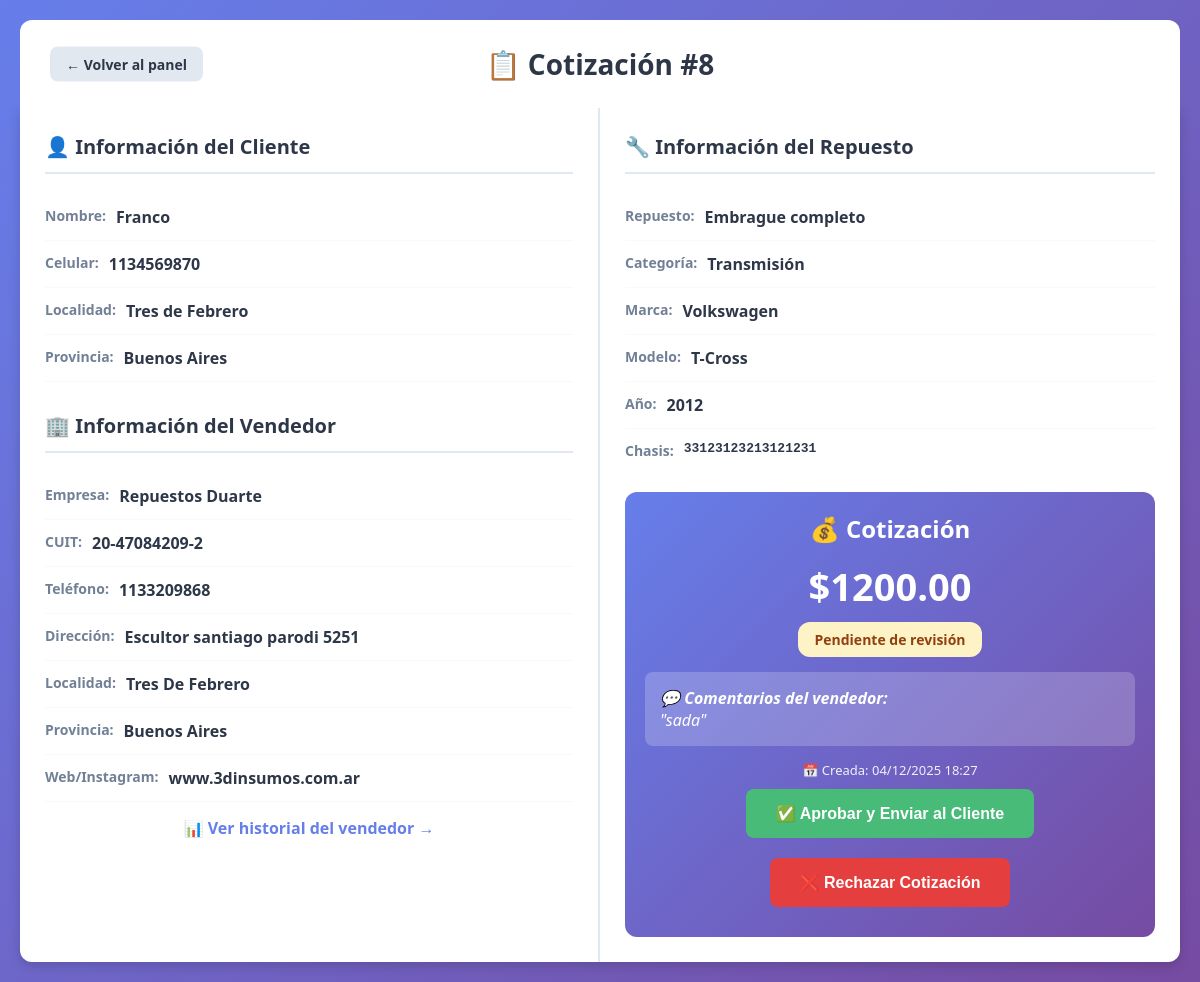
Page /vender/admin/cotizacion/8/ (signed in) on the committed database.
### core/models.py (models this page shows, shortened)
class Cotizacion(models.Model):
    ESTADOS = [
        ("pendiente", "Pendiente de revisión"),
        ("enviada", "Enviada al cliente"),
        ("rechazada", "Rechazada"),
        ("cliente_interesado", "Cliente interesado"),
    ]
    solicitud = models.ForeignKey(
        SolicitudCompra,
        on_delete=models.CASCADE,
        related_name="cotizaciones"
    )
    vendedor = models.ForeignKey(
        VendedorEmpresa,
        on_delete=models.CASCADE,
        related_name="cotizaciones"
    )
    precio = models.DecimalField(max_digits=12, decimal_places=2, verbose_name="Precio")
    comentarios = models.TextField(blank=True, verbose_name="Comentarios")
    estado = models.CharField(
        max_length=20,
        choices=ESTADOS,
        default="pendiente",
        verbose_name="Estado"
    )
    fecha_creacion = models.DateTimeField(auto_now_add=True)
    fecha_envio = models.DateTimeField(null=True, blank=True)
    class Meta:
        verbose_name = "Cotización"
        verbose_name_plural = "Cotizaciones"
        unique_together = ['solicitud', 'vendedor']
        ordering = ['-fecha_creacion']

class SolicitudCompra(models.Model):
    URGENCIA_CHOICES = [
        ('baja', 'Baja - Puedo esperar'),
        ('media', 'Media - Lo necesito pronto'),
        ('alta', 'Alta - Urgente'),
        ('super_alta', 'Super Alta - Muy Urgente (en hora)'),
    ]
    CATEGORIA_CHOICES = [
        ('motor', 'Motor'),
        ('transmision', 'Transmisión'),
        ('suspension', 'Suspensión'),
        ('frenos', 'Frenos'),
        ('electrico', 'Sistema Eléctrico'),
        ('carroceria', 'Carrocería'),
        ('interior', 'Interior'),
        ('otros', 'Otros'),
    ]
    marca_auto = models.CharField(max_length=100, verbose_name="Marca del Auto")
    modelo_auto = models.CharField(max_length=100, verbose_name="Modelo del Auto", blank=True)
    año_auto = models.IntegerField(verbose_name="Año del Auto", null=True, blank=True)
    nro_chasis = models.CharField(max_length=100, verbose_name="VIN/Número de Chasis", blank=True, default='')
    categoria_repuesto = models.CharField(max_length=50, choices=CATEGORIA_CHOICES, verbose_name="Categoría del Repuesto")
    repuesto_especifico = models.CharField(max_length=200, verbose_name="Repuesto Específico")
    descripcion_adicional = models.TextField(verbose_name="Descripción Adicional", blank=True)
    urgencia = models.CharField(max_length=20, choices=URGENCIA_CHOICES, verbose_name="Nivel de Urgencia")
    nombre = models.CharField(max_length=200, verbose_name="Nombre")
    celular = models.CharField(max_length=20, verbose_name="Celular", default='')
    localidad = models.CharField(max_length=200, verbose_name="Localidad", blank=True, default='')
    zona = models.CharField(max_length=200, verbose_name="Zona/Provincia", blank=True, default='')
    fecha_solicitud = models.DateTimeField(auto_now_add=True)
    activa = models.BooleanField(default=True)
    class Meta:
        verbose_name = "Solicitud de Compra"
        verbose_name_plural = "Solicitudes de Compra"
        ordering = ['-fecha_solicitud']

class VendedorEmpresa(models.Model):
    user = models.OneToOneField(User, on_delete=models.CASCADE, related_name='vendedor_empresa')
    nombre_empresa = models.CharField(max_length=200, verbose_name="Nombre de la Empresa")
    cuit = models.CharField(max_length=13, verbose_name="CUIT", unique=True)
    telefono = models.CharField(max_length=20, verbose_name="Teléfono")
    direccion = models.CharField(max_length=300, verbose_name="Dirección")
    localidad = models.CharField(max_length=200, verbose_name="Localidad")
    provincia = models.CharField(max_length=200, verbose_name="Provincia")
    web_ig = models.CharField(max_length=200, verbose_name="Web/Instagram", blank=True)
    latitud = models.DecimalField(max_digits=10, decimal_places=7, verbose_name="Latitud", null=True, blank=True)
    longitud = models.DecimalField(max_digits=10, decimal_places=7, verbose_name="Longitud", null=True, blank=True)
    fecha_registro = models.DateTimeField(auto_now_add=True)
    activo = models.BooleanField(default=True)
    class Meta:
        verbose_name = "Vendedor Empresa"
        verbose_name_plural = "Vendedores Empresas"

### quiero_vender/views.py (the view, shortened to what this page needs)
# urls.py: path('admin/cotizacion/<int:cotizacion_id>/', views.detalle_cotizacion, name='detalle_cotizacion'),
@staff_member_required
def detalle_cotizacion(request, cotizacion_id):
    cotizacion = get_object_or_404(
        Cotizacion.objects.select_related('solicitud', 'vendedor', 'vendedor__user'),
        id=cotizacion_id
    )
    context = {
        'cotizacion': cotizacion,
        'solicitud': cotizacion.solicitud,
        'vendedor': cotizacion.vendedor,
    }
    return render(request, 'detalle_cotizacion.html', context)

### quiero_vender/templates/detalle_cotizacion.html (shortened to what this page needs)
{% load static %}
<!DOCTYPE html>
<html lang="es">
<head>
</head>
<body>
    <div class="container">
        <div class="header">
            <a href="{% url 'admin_cotizaciones' %}" class="btn-back">← Volver al panel</a>
            <h1>📋 Cotización #{{ cotizacion.id }}</h1>
        </div>
        <div class="main-content">
            <div class="details-grid">
                <div class="column-left">
                    <div class="info-card-client">
                        <h2>👤 Información del Cliente</h2>
                        <div class="info-row">
                            <span class="info-label">Nombre:</span>
                            <span class="info-value">{{ solicitud.nombre }}</span>
                        </div>
                        <div class="info-row">
                            <span class="info-label">Celular:</span>
                            <span class="info-value">{{ solicitud.celular }}</span>
                        </div>
                        <div class="info-row">
                            <span class="info-label">Localidad:</span>
                            <span class="info-value">{{ solicitud.localidad }}</span>
                        </div>
                        <div class="info-row">
                            <span class="info-label">Provincia:</span>
                            <span class="info-value">{{ solicitud.zona }}</span>
                        </div>
                        <h2 style="margin-top: 30px;">🏢 Información del Vendedor</h2>
                        <div class="info-row">
                            <span class="info-label">Empresa:</span>
                            <span class="info-value">{{ vendedor.nombre_empresa }}</span>
                        </div>
                        <div class="info-row">
                            <span class="info-label">CUIT:</span>
                            <span class="info-value">{{ vendedor.cuit }}</span>
                        </div>
                        <div class="info-row">
                            <span class="info-label">Teléfono:</span>
                            <span class="info-value">{{ vendedor.telefono }}</span>
                        </div>
                        <div class="info-row">
                            <span class="info-label">Dirección:</span>
                            <span class="info-value">{{ vendedor.direccion }}</span>
                        </div>
                        <div class="info-row">
                            <span class="info-label">Localidad:</span>
                            <span class="info-value">{{ vendedor.localidad }}</span>
                        </div>
                        <div class="info-row">
                            <span class="info-label">Provincia:</span>
                            <span class="info-value">{{ vendedor.provincia }}</span>
                        </div>
                        {% if vendedor.web_ig %}
                        <div class="info-row">
                            <span class="info-label">Web/Instagram:</span>
                            <span class="info-value">{{ vendedor.web_ig }}</span>
                        </div>
                        {% endif %}
                        <div style="margin-top: 15px; text-align: center;">
                            <a href="{% url 'perfil_vendedor_admin' vendedor.id %}"
                               style="color: #667eea; text-decoration: none; font-weight: 600;">
                                📊 Ver historial del vendedor →
                            </a>
                        </div>
                    </div>
                </div>
                <div class="column-right">
                    <div class="repuesto-section">
                        <h2>🔧 Información del Repuesto</h2>
                        <div class="info-row">
                            <span class="info-label">Repuesto:</span>
                            <span class="info-value">{{ solicitud.repuesto_especifico }}</span>
                        </div>
                        <div class="info-row">
                            <span class="info-label">Categoría:</span>
                            <span class="info-value">{{ solicitud.get_categoria_repuesto_display }}</span>
                        </div>
                        <div class="info-row">
                            <span class="info-label">Marca:</span>
                            <span class="info-value">{{ solicitud.marca_auto }}</span>
                        </div>
                        <div class="info-row">
                            <span class="info-label">Modelo:</span>
                            <span class="info-value">{{ solicitud.modelo_auto|default:"-" }}</span>
                        </div>
                        <div class="info-row">
                            <span class="info-label">Año:</span>
                            <span class="info-value">{{ solicitud.año_auto|default:"-" }}</span>
                        </div>
                        <div class="info-row">
                            <span class="info-label">Chasis:</span>
                            <span class="info-value" style="font-family: monospace;">{{ solicitud.nro_chasis|default:"-" }}</span>
                        </div>
                    </div>
                    <div class="cotizacion-card">
                        <h2>💰 Cotización</h2>
                        <div class="precio-grande">${{ cotizacion.precio }}</div>
                        <div style="text-align: center; margin: 10px 0;">
                            <span class="badge badge-{{ cotizacion.estado }}">
                                {{ cotizacion.get_estado_display }}
                            </span>
                        </div>
                        {% if cotizacion.comentarios %}
                        <div class="comentarios-box">
                            <strong>💬 Comentarios del vendedor:</strong><br>
                            "{{ cotizacion.comentarios }}"
                        </div>
                        {% endif %}
                        <div style="text-align:center; font-size: 13px; opacity: 0.9; margin-top: 15px;">
                            <div>📅 Creada: {{ cotizacion.fecha_creacion|date:"d/m/Y H:i" }}</div>
                        </div>
                        {% if cotizacion.estado == 'pendiente' %}
                        <div class="actions-card">
                            <form method="POST" style="display: inline;">
                                <button type="submit" class="btn-action btn-aprobar">
                                    ✅ Aprobar y Enviar al Cliente
                                </button>
                            </form>
                            <form method="POST" style="display: inline;">
                                <button type="submit" class="btn-action btn-rechazar"
                                        onclick="return confirm('¿Estás seguro de rechazar esta cotización?')">
                                    ❌ Rechazar Cotización
                                </button>
                            </form>
                        </div>
                        {% endif %}
                    </div>
                </div>
            </div>
        </div>
    </div>
</body>
</html>

### quiero_vender/templates/detalle_cotizacion.html (style rules this page uses)
* { margin: 0; padding: 0; box-sizing: border-box; }
body { font-family: 'Segoe UI', Tahoma, Geneva, Verdana, sans-serif; background: linear-gradient(135deg, #667eea 0%, #764ba2 100%); min-height: 100vh; padding: 20px; }
.container { max-width: 1200px; margin: 0 auto; }
.header { padding: 25px 30px; border-radius: 12px 12px 0 0; background-color: white; position: relative; }
.header h1 { font-size: 28px; color: #2d3748; text-align: center; margin: 0; }
.btn-back { position: absolute; left: 30px; top: 50%; transform: translateY(-50%); padding: 8px 16px; background: #e2e8f0; color: #2d3748; text-decoration: none; border-radius: 8px; font-weight: 600; transition: all 0.3s; font-size: 14px; }
.main-content { background: white; border-radius: 0 0 12px 12px; overflow: hidden; box-shadow: 0 4px 12px rgba(0,0,0,0.15); }
.details-grid { display: grid; grid-template-columns: 1fr 1fr; min-height: 500px; }
.column-left { padding: 25px; border-right: 2px solid #e2e8f0; }
.column-right { padding: 25px; }
.info-row { display: flex; gap: 10px; padding: 12px 0; border-bottom: 1px solid #f7fafc; }
.info-row:last-child { border-bottom: none; }
.info-label { font-weight: 600; color: #718096; font-size: 14px; white-space: nowrap; }
.info-value { color: #2d3748; font-weight: 600; }
.info-card-client { margin-bottom: 0; }
.info-card-client h2 { font-size: 20px; color: #2d3748; margin-bottom: 20px; padding-bottom: 12px; border-bottom: 2px solid #e2e8f0; display: flex; align-items: center; gap: 10px; }
.repuesto-section { margin-bottom: 20px; }
.repuesto-section h2 { font-size: 20px; color: #2d3748; margin-bottom: 20px; padding-bottom: 12px; border-bottom: 2px solid #e2e8f0; display: flex; align-items: center; gap: 10px; }
.cotizacion-card { background: linear-gradient(135deg, #667eea 0%, #764ba2 100%); color: white; border-radius: 12px; padding: 20px; }
.cotizacion-card h2 { color: white; border-bottom-color: rgba(255,255,255,0.3); text-align: center; display: flex; align-items: center; justify-content: center; gap: 10px; font-size: 24px; margin-bottom: 15px; }
.precio-grande { font-size: 38px; font-weight: 700; text-align: center; margin: 10px 0; }
.comentarios-box { background: rgba(255,255,255,0.2); padding: 15px; border-radius: 8px; margin-top: 15px; font-style: italic; }
.badge { padding: 8px 16px; border-radius: 12px; font-size: 14px; font-weight: 600; display: inline-block; }
.badge-pendiente { background: #fef3c7; color: #92400e; }
.actions-card { border-radius: 12px; text-align: center; }
.btn-action { padding: 15px 30px; border: none; border-radius: 8px; cursor: pointer; font-weight: 700; font-size: 16px; transition: all 0.3s; margin: 10px; display: inline-block; text-decoration: none; }
.btn-aprobar { background: #48bb78; color: white; }
.btn-rechazar { background: #e53e3e; color: white; }

### rows in the picture
Cotizacion: id "8", precio "1200.00", estado "Pendiente de revisión", comentarios "sada", fecha_creacion "04/12/2025 18:27"
SolicitudCompra: nombre "Franco", celular "1134569870", localidad "Tres de Febrero", zona "Buenos Aires", repuesto_especifico "Embrague completo", categoria_repuesto "Transmisión", marca_auto "Volkswagen", modelo_auto "T-Cross", año_auto "2012", nro_chasis "33123123213121231"
VendedorEmpresa: nombre_empresa "Repuestos Duarte", cuit "20-47084209-2", telefono "1133209868", direccion "Escultor santiago parodi 5251", localidad "Tres De Febrero", provincia "Buenos Aires", web_ig "www.3dinsumos.com.ar"
